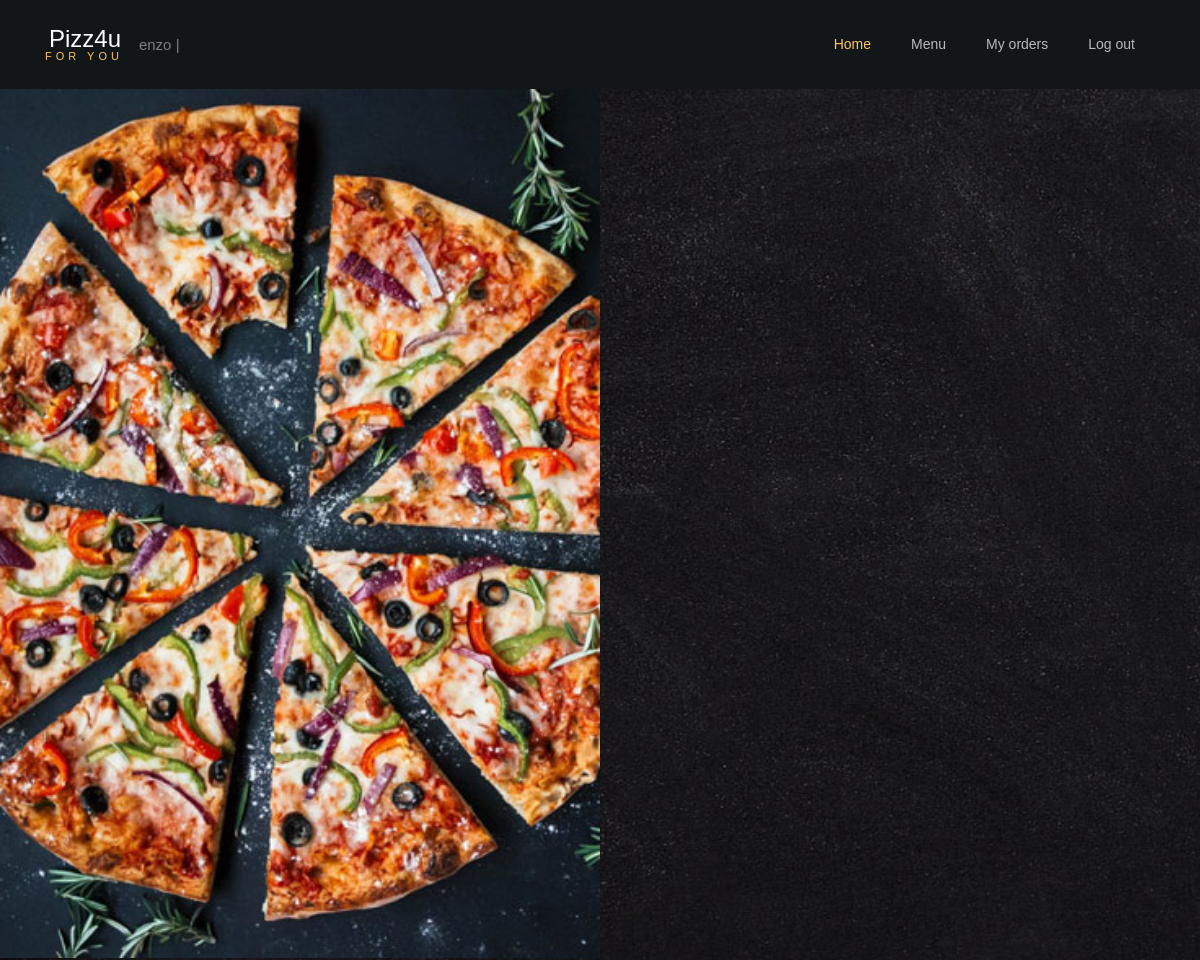
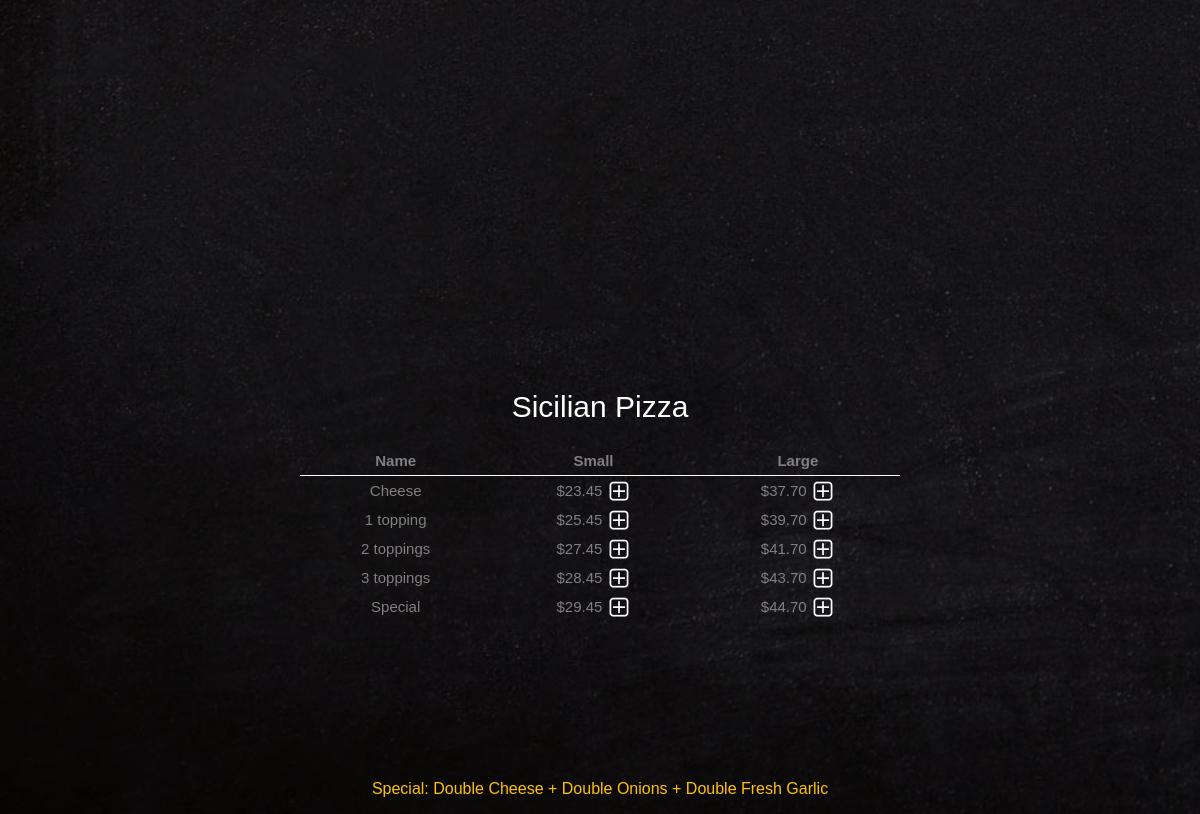
Page /menu/Sicilian Pizza (signed in) on the committed database (2 pictures, top to bottom).
### orders/models.py (models this page shows, shortened)
class Sicilian_pizza(models.Model):
    name=models.CharField(max_length=64)
    small=models.DecimalField(max_digits=4,decimal_places=2)
    large=models.DecimalField(max_digits=4,decimal_places=2)

### orders/views.py (the view)
# urls.py: path("menu/<str:category>", views.menu, name="menu"),
def menu(request,category):
    menu,columns=findTable(category)
    order_number=User_order.objects.get(user=request.user,status='initiated').order_number
    context = {
        "user":request.user,
        "Checkout":Order2.objects.filter(user=request.user,number=order_number),
        "Checkout_category":Order2.objects.filter(user=request.user,number=order_number).values_list('category').distinct(),
        "Total":list(Order2.objects.filter(user=request.user,number=order_number).aggregate(Sum('price')).values())[0],
        "Category": Category.objects.all(),
        "Active_category":category,
        "Menu": menu,
        "Columns":columns,
        "Topping_price": 0.00,
        "Order_number":order_number
    }
    return render(request,"menu.html",context)

### orders/models.py (called while the page is built)
    def __str__(self):
        return f"{self.name}"

    def __str__(self):
        return f"{self.name} - ${self.price} "

### orders/views.py (called while the page is built)
def findTable(category):
    if category == "Regular Pizza":
        menu=Regular_pizza.objects.all()
        columns=3
    elif category == "Sicilian Pizza":
        menu=Sicilian_pizza.objects.all()
        columns=3
    elif category == "Toppings":
        menu=Topping.objects.all()
        columns=1
    elif category == "Subs":
        menu=Sub.objects.all()
        columns=3
    elif category == "Pasta":
        menu=Pasta.objects.all()
        columns=2
    elif category == "Salad":
        menu=Salad.objects.all()
        columns=2
    elif category == "Dinner Platters":
        menu=Dinner_platter.objects.all()
        columns=3
    return menu,columns

### orders/templates/menu.html (shortened to what this page needs)
<!DOCTYPE html>
<html lang="en">
  <head>
	{% load static %}
	<link rel="stylesheet" type="text/css" href="{% static 'styles.css' %}">
	<link rel="stylesheet" type="text/css" href="{% static 'style.css' %}">
    <link rel="stylesheet" type="text/css" href="https://cdnjs.cloudflare.com/ajax/libs/open-iconic/1.1.1/font/css/open-iconic-bootstrap.min.css">
    <link rel="stylesheet" type="text/css" href="{% static 'animate.css' %}">
    <link rel="stylesheet" type="text/css" href="https://cdn.jsdelivr.net/npm/owlcarousel@1.3.3/owl-carousel/owl.carousel.min.css">
    <link rel="stylesheet" type="text/css" href="https://cdn.jsdelivr.net/npm/magnific-popup@1.1.0/dist/magnific-popup.css">
    <link rel="stylesheet" type="text/css" href="https://unpkg.com/aos@2.3.1/dist/aos.css">
    <link rel="stylesheet" type="text/css" href="https://cdn.jsdelivr.net/npm/ionicons@4.4.6/dist/css/ionicons.min.css">
    <link rel="stylesheet" type="text/css" href="https://cdn.jsdelivr.net/npm/bootstrap-datepicker@1.8.0/dist/js/bootstrap-datepicker.min.js">
    <link rel="stylesheet" type="text/css" href="https://cdn.jsdelivr.net/npm/jquery-timepicker@1.3.3/jquery.timepicker.css">
  </head>
  <body style="background: url({% static 'bg_4.jpg' %}) no-repeat fixed; background-size: cover;">
	{% if Category %}
  	<nav class="navbar navbar-expand-lg navbar-dark ftco_navbar bg-dark ftco-navbar-light" id="ftco-navbar">
	    <div class="container">
		    <a class="navbar-brand" href="{% url 'index' %}">Pizz4u<br><small>for you</small></a>
			{{user.username}} |
			{% if not user.is_superuser %}
				<div class="collapse navbar-collapse" id="ftco-nav">
					<ul class="navbar-nav ml-auto">
						<li class="nav-item active"><a href="{% url 'index' %}" class="nav-link">Home</a></li>
						<li class="nav-item"><a href="#menu" class="nav-link">Menu</a></li>
						<li class="nav-item"><a href="{% url 'my_orders' Order_number %}" class="nav-link">My orders</a></li>
						<li class="nav-item"><a href="{% url 'logout' %}" class="nav-link">Log out</a></li>
					</ul>
				</div>
			{% endif %}
		</div>
    </nav>
    {% endif %}
    <section class="ftco-about d-md-flex">
    	<div class="one-half img" style="background-image: url({% static 'image_3.jpg' %});"></div>
    </section>
    <section class="ftco-section" style="padding-bottom: 0!important;">
    	<div class="container">
    		<div class="row justify-content-center pb-1">
        </div>
    	</div>
    </section>
    <section class="ftco-menu">
    	<div class="container-fluid">
		      </div>
	</section>
</html>
{% block body%}
<div style="margin-bottom: 10em!important;">
    <table class='table-small w-50 mx-auto text-center '>
        <caption style='caption-side:top;color:white;font-size: 30px;text-align: center'>{{Active_category}}</caption>
        {% if Columns == 3 %}
        <thead class='thead-light'>
            <tr >
                <th>Name</th>
                <th>Small</th>
                <th>Large</th>
            </tr>
        </thead>
        <tbody>
            {% for row in Menu %}
            <tr>
                {% load static %}
                <td>{{row.name}}</td>
                {% if row.small == None %}
                    <td></td>
                {% else %}
                    <td>${{row.small}}&nbsp;<a href="{% url 'add' Active_category row.name row.small %}"><img class='plus' src="{% static 'plus.png' %}"></a></td>
                {% endif %}
                <td>${{row.large}}&nbsp;<a href="{% url 'add' Active_category row.name row.large %}"><img class='plus' src="{% static 'plus.png' %}"></a></td>
            </tr>
            {% endfor %}
        </tbody>
        {% endif %}
    </table>
</div>
{% if Active_category == 'Regular Pizza' or Active_category == 'Sicilian Pizza'  %}
    <div class='text-center p-2'>
        <h6 class='text-warning mx-auto'>Special: Double Cheese + Double Onions + Double Fresh Garlic</h6>
{% endif %}
{% endblock %}

### orders/static/styles.css (style rules this page uses)
th { border-bottom: 1px solid white; }
li { list-style-type: none; }

### rows in the picture
Sicilian_pizza: name "Cheese", small "23.45", large "37.70"
Sicilian_pizza: name "1 topping", small "25.45", large "39.70"
Sicilian_pizza: name "2 toppings", small "27.45", large "41.70"
Sicilian_pizza: name "3 toppings", small "28.45", large "43.70"
Sicilian_pizza: name "Special", small "29.45", large "44.70"

### other values in the picture
{{ user.username }} "enzo"
{{ Active_category }} "Sicilian Pizza"
